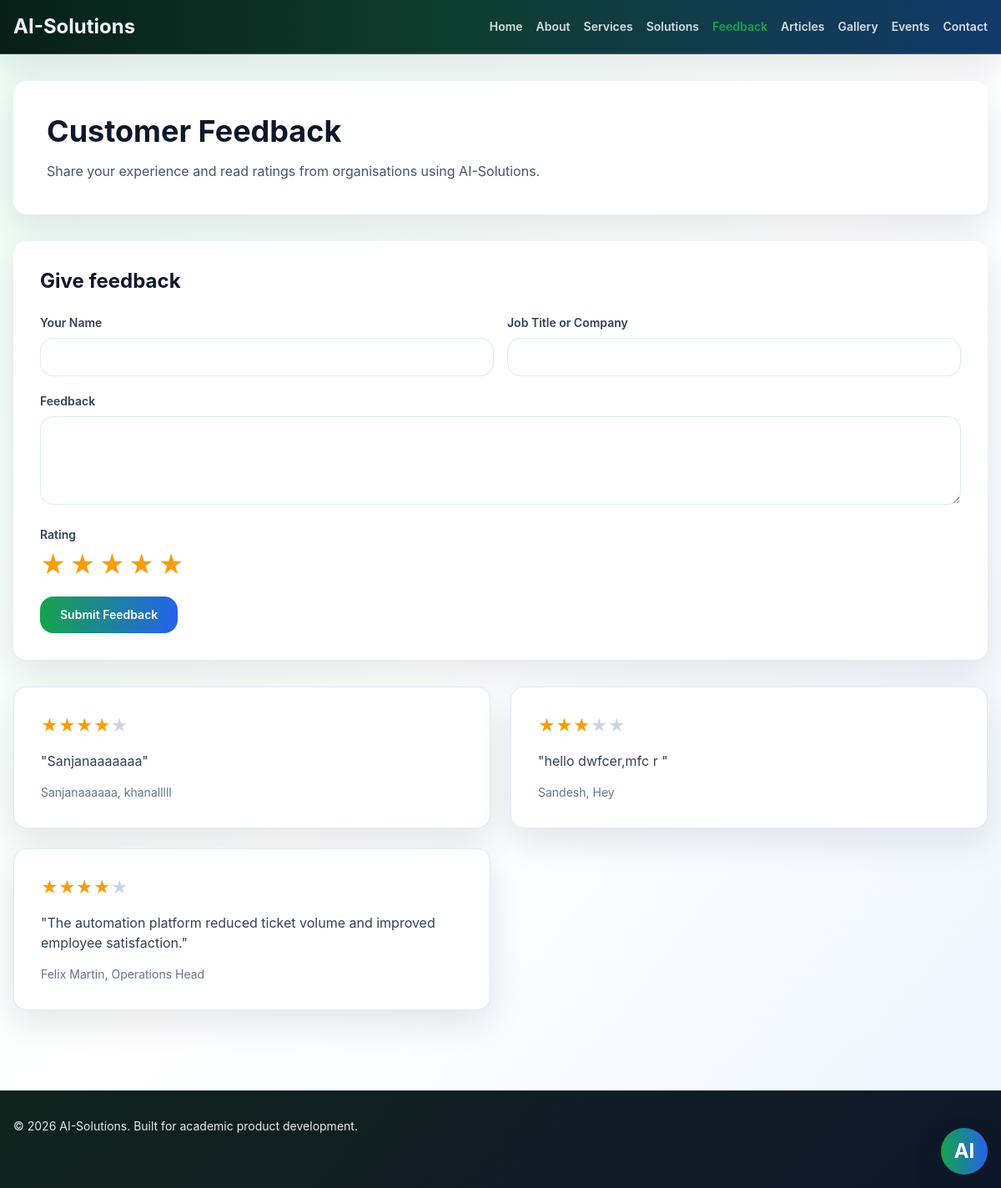
The page /feedback on the database as committed earlier.
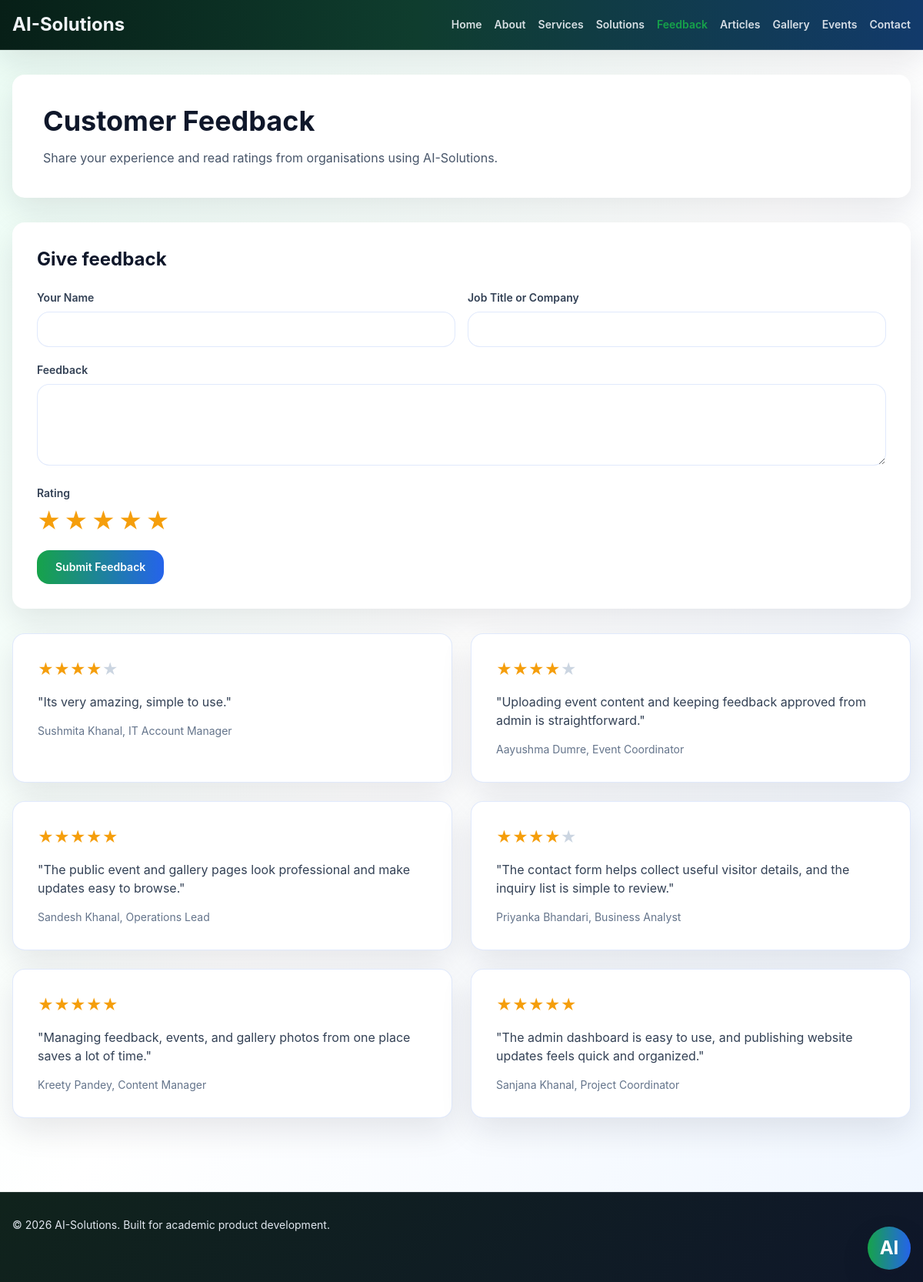
The same page on the database as committed later.
### models/__init__.py (models this page shows)
class Feedback(db.Model):
    __tablename__ = "feedback"
    id = db.Column(db.Integer, primary_key=True)
    customer_name = db.Column(db.String(120), nullable=False)
    position = db.Column(db.String(120), nullable=True)
    comment = db.Column(db.Text, nullable=False)
    rating = db.Column(db.Integer, default=5)
    status = db.Column(db.String(20), default="pending", nullable=False)
    created_at = db.Column(db.DateTime, default=lambda: datetime.now(UTC))

### routes/public.py (the view, shortened to what this page needs)
@public_bp.route("/feedback", methods=["GET", "POST"])
def feedback():
    form = FeedbackForm()
    feedback_items = Feedback.query.filter_by(status="approved").order_by(Feedback.created_at.desc()).all()
    return render_template("feedback.html", feedback_items=feedback_items, form=form)

### utils/forms.py
class FeedbackForm(FlaskForm):
    customer_name = StringField(
        "Your Name",
        validators=[DataRequired(message="Please enter your name."), Length(max=120)],
    )
    position = StringField("Job Title or Company", validators=[Optional(), Length(max=120)])
    comment = TextAreaField(
        "Feedback",
        validators=[DataRequired(message="Please enter your feedback."), Length(min=10, max=1000)],
    )
    rating = IntegerField(
        "Rating",
        validators=[DataRequired(message="Please select a rating."), NumberRange(min=1, max=5)],
    )
    submit = SubmitField("Submit Feedback")

### templates/feedback.html (shortened to what this page needs)
{% extends 'base.html' %}
{% block content %}
<div class="space-y-8">
    <div class="rounded-3xl bg-white p-10 shadow-sm">
        <h1 class="text-4xl font-bold">Customer Feedback</h1>
        <p class="mt-4 text-slate-600">Share your experience and read ratings from organisations using AI-Solutions.</p>
    </div>
    <section class="rounded-3xl bg-white p-8 shadow-sm">
        <h2 class="text-2xl font-bold">Give feedback</h2>
        <form method="post" class="mt-6 space-y-5" data-live-validate>
            <div class="grid gap-4 md:grid-cols-2">
                <div>
                    {{ form.customer_name.label(class_='block text-sm font-semibold text-slate-700') }}
                    {{ form.customer_name(class_='mt-2 w-full rounded-2xl border border-slate-300 px-4 py-3 text-sm', required=True, maxlength='120') }}
                </div>
                <div>
                    {{ form.position.label(class_='block text-sm font-semibold text-slate-700') }}
                    {{ form.position(class_='mt-2 w-full rounded-2xl border border-slate-300 px-4 py-3 text-sm', maxlength='120') }}
                </div>
            </div>
            <div>
                {{ form.comment.label(class_='block text-sm font-semibold text-slate-700') }}
                {{ form.comment(class_='mt-2 w-full rounded-3xl border border-slate-300 px-4 py-3 text-sm', rows='4', required=True, minlength='10', maxlength='1000') }}
            </div>
            <div>
                <label class="block text-sm font-semibold text-slate-700">Rating</label>
                <div class="mt-2 flex flex-row-reverse justify-end gap-1 star-rating">
                    {% for value in [5, 4, 3, 2, 1] %}
                        <label for="rating-{{ value }}" class="cursor-pointer text-3xl text-slate-300" aria-label="{{ value }} stars">&#9733;</label>
                    {% endfor %}
                </div>
            </div>
            {{ form.submit(class_='rounded-3xl bg-indigo-600 px-6 py-3 text-sm font-semibold text-white') }}
        </form>
    </section>
    <section class="grid gap-6 md:grid-cols-2">
        {% for feedback in feedback_items %}
            <article class="rounded-3xl border border-slate-200 bg-white p-8 shadow-sm">
                <div class="text-xl text-amber-500" aria-label="Rating {{ feedback.rating }} out of 5">
                    {% for value in range(1, 6) %}{% if value <= feedback.rating %}&#9733;{% else %}<span class="text-slate-300">&#9733;</span>{% endif %}{% endfor %}
                </div>
                <p class="mt-4 text-slate-700">"{{ feedback.comment }}"</p>
                <div class="mt-4 text-sm text-slate-500">
                    <p>{{ feedback.customer_name }}{% if feedback.position %}, {{ feedback.position }}{% endif %}</p>
                </div>
            </article>
        {% else %}
            <p class="text-slate-600">No feedback has been submitted yet.</p>
        {% endfor %}
    </section>
</div>
{% endblock %}

Rows that differ between the two databases and show on the page:
added Feedback: rating 4 (drawn), comment "Its very amazing, simple to use.", customer_name "Sushmita Khanal", position "IT Account Manager"
now on this page (row edited): Feedback: rating 4 (drawn), comment "Uploading event content and keeping feedback approved from admin is straightforward.", customer_name "Aayushma Dumre", position "Event Coordinator"
changed Feedback: rating 4 → 5 (drawn); comment "Sanjanaaaaaaa" → "The public event and gallery pages look professional and make updates easy to browse."; customer_name "Sanjanaaaaaa" → "Sandesh Khanal"; position "khanalllll" → "Operations Lead"
changed Feedback: rating 3 → 4 (drawn); comment "hello dwfcer,mfc r" → "The contact form helps collect useful visitor details, and the inquiry list is simple to review."; customer_name "Sandesh" → "Priyanka Bhandari"; position "Hey" → "Business Analyst"
changed Feedback: rating 4 → 5 (drawn); comment "The automation platform reduced ticket volume and improved employee satisfaction." → "Managing feedback, events, and gallery photos from one place saves a lot of time."; customer_name "Felix Martin" → "Kreety Pandey"; position "Operations Head" → "Content Manager"
now on this page (row edited): Feedback: rating 5 (drawn), comment "The admin dashboard is easy to use, and publishing website updates feels quick and organized.", customer_name "Sanjana Khanal", position "Project Coordinator"
